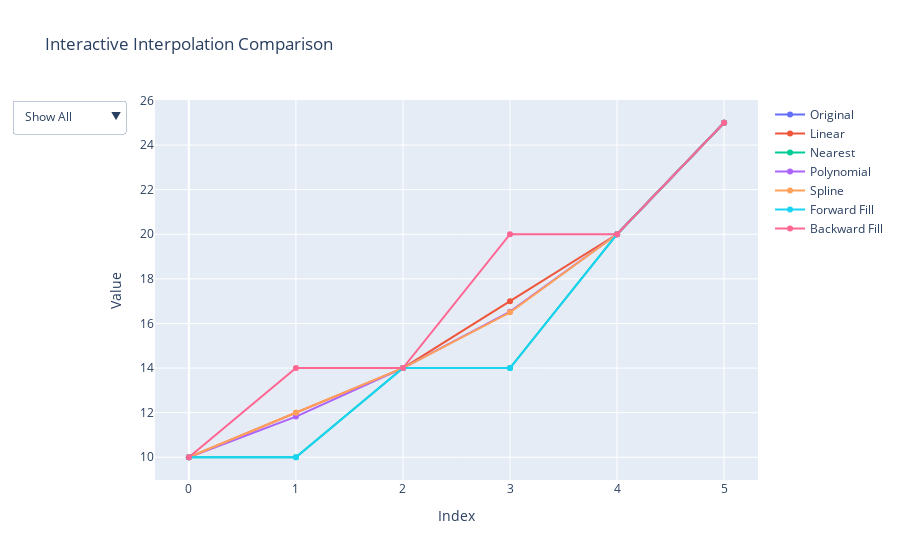

The notebook cell saved with this chart:
### Code cell
!pip install plotly
import pandas as pd
import numpy as np
import plotly.graph_objects as go

# Sample data
data = {'value': [10, np.nan, 14, np.nan, 20, 25]}
df = pd.DataFrame(data)

# Interpolations
df_linear = df.interpolate(method='linear')
df_nearest = df.interpolate(method='nearest')
df_poly = df.interpolate(method='polynomial', order=2)
df_spline = df.interpolate(method='spline', order=3)
df_ffill = df.fillna(method='ffill')
df_bfill = df.fillna(method='bfill')

# Create interactive figure
fig = go.Figure()

# Add original
fig.add_trace(go.Scatter(x=df.index, y=df['value'], mode='lines+markers', name='Original'))

# Add interpolation methods
fig.add_trace(go.Scatter(x=df.index, y=df_linear['value'], mode='lines+markers', name='Linear'))
fig.add_trace(go.Scatter(x=df.index, y=df_nearest['value'], mode='lines+markers', name='Nearest'))
fig.add_trace(go.Scatter(x=df.index, y=df_poly['value'], mode='lines+markers', name='Polynomial'))
fig.add_trace(go.Scatter(x=df.index, y=df_spline['value'], mode='lines+markers', name='Spline'))
fig.add_trace(go.Scatter(x=df.index, y=df_ffill['value'], mode='lines+markers', name='Forward Fill'))
fig.add_trace(go.Scatter(x=df.index, y=df_bfill['value'], mode='lines+markers', name='Backward Fill'))

# Interactive dropdown menu
fig.update_layout(
    title="Interactive Interpolation Comparison",
    xaxis_title="Index",
    yaxis_title="Value",
    updatemenus=[
        dict(
            buttons=list([
                dict(label="Show All",
                     method="update",
                     args=[{"visible": [True]*7}]),  # 7 traces

                dict(label="Original Only",
                     method="update",
                     args=[{"visible": [True] + [False]*6}]),

                dict(label="Linear",
                     method="update",
                     args=[{"visible": [True, True] + [False]*5}]),

                dict(label="Nearest",
                     method="update",
                     args=[{"visible": [True, False, True] + [False]*4}]),

                dict(label="Polynomial",
                     method="update",
                     args=[{"visible": [True, False, False, True] + [False]*3}]),

                dict(label="Spline",
                     method="update",
                     args=[{"visible": [True, False, False, False, True] + [False]*2}]),

                dict(label="Forward Fill",
                     method="update",
                     args=[{"visible": [True] + [False]*4 + [True, False]}]),

                dict(label="Backward Fill",
                     method="update",
                     args=[{"visible": [True] + [False]*5 + [True]}]),
            ]),
            direction="down"
        )
    ]
)

fig.show()

### Figure 1 — Plotly figure (JSON) as saved in the notebook; plotly's stock layout.template omitted (floating-point values rounded to 4 significant figures)
{"data": [{"mode": "lines+markers", "name": "Original", "x": [0, 1, 2, 3, 4, 5], "y": [10.0, NaN, 14.0, NaN, 20.0, 25.0], "type": "scatter"}, {"mode": "lines+markers", "name": "Linear", "x": [0, 1, 2, 3, 4, 5], "y": [10.0, 12.0, 14.0, 17.0, 20.0, 25.0], "type": "scatter"}, {"mode": "lines+markers", "name": "Nearest", "x": [0, 1, 2, 3, 4, 5], "y": [10.0, 10.0, 14.0, 14.0, 20.0, 25.0], "type": "scatter"}, {"mode": "lines+markers", "name": "Polynomial", "x": [0, 1, 2, 3, 4, 5], "y": [10.0, 11.82, 14.0, 16.53, 20.0, 25.0], "type": "scatter"}, {"mode": "lines+markers", "name": "Spline", "x": [0, 1, 2, 3, 4, 5], "y": [10.0, 12.0, 14.0, 16.5, 20.0, 25.0], "type": "scatter"}, {"mode": "lines+markers", "name": "Forward Fill", "x": [0, 1, 2, 3, 4, 5], "y": [10.0, 10.0, 14.0, 14.0, 20.0, 25.0], "type": "scatter"}, {"mode": "lines+markers", "name": "Backward Fill", "x": [0, 1, 2, 3, 4, 5], "y": [10.0, 14.0, 14.0, 20.0, 20.0, 25.0], "type": "scatter"}], "layout": {"title": {"text": "Interactive Interpolation Comparison"}, "xaxis": {"title": {"text": "Index"}}, "yaxis": {"title": {"text": "Value"}}, "updatemenus": [{"buttons": [{"args": [{"visible": [true, true, true, true, true, true, true]}], "label": "Show All", "method": "update"}, {"args": [{"visible": [true, false, false, false, false, false, false]}], "label": "Original Only", "method": "update"}, {"args": [{"visible": [true, true, false, false, false, false, false]}], "label": "Linear", "method": "update"}, {"args": [{"visible": [true, false, true, false, false, false, false]}], "label": "Nearest", "method": "update"}, {"args": [{"visible": [true, false, false, true, false, false, false]}], "label": "Polynomial", "method": "update"}, {"args": [{"visible": [true, false, false, false, true, false, false]}], "label": "Spline", "method": "update"}, {"args": [{"visible": [true, false, false, false, false, true, false]}], "label": "Forward Fill", "method": "update"}, {"args": [{"visible": [true, false, false, false, false, false, true]}], "label": "Backward Fill", "method": "update"}], "direction": "down"}]}}
